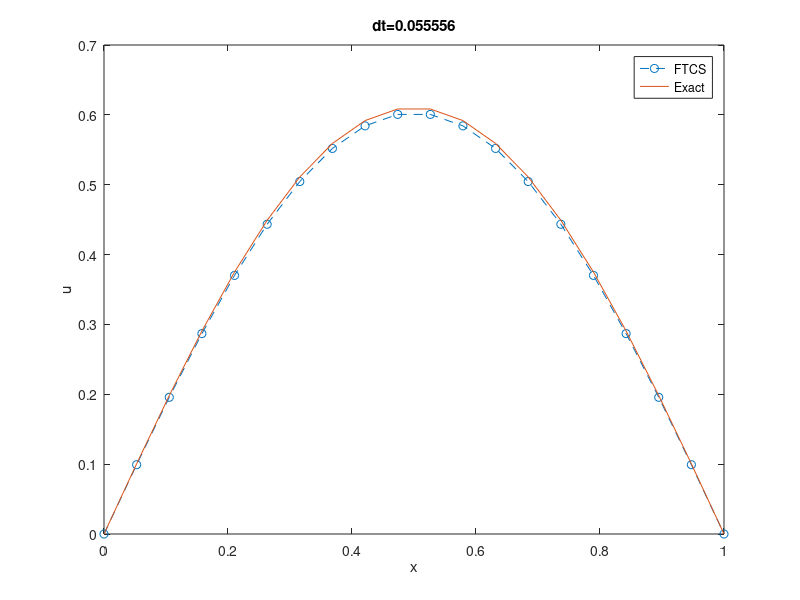

The MATLAB script that drew this image:
function [errout,xo,to,Uo] = heat_eq_FTCS(nt,nx,alpha,L,tmax,errPlots)
%
% -----------------------------------------------------------------
% Solve 1D heat equation with the BTCS scheme
% -----------------------------------------------------------------
%
% Calling: 
% ---------
% heat_eq_FTCS(nt)
% heat_eq_FTCS(nt,nx)
% heat_eq_FTCS(nt,nx,alpha)
% heat_eq_FTCS(nt,nx,alpha,L)
% heat_eq_FTCS(nt,nx,alpha,L,tmax)
% heat_eq_FTCS(nt,nx,alpha,L,tmax,errPlots)
% err = heatFTCS(...)
% [err,x,t,U] = heatFTCS(...)
%
% Input:
% ---------
% nt       = number of steps. Default: nt = 10;
% nx       = number of mesh points in x direction. Default: nx=20
% alpha    = diffusivity. Default: alpha = 0.1
% L        = length of the domain. Default: L = 1;
% tmax     = maximum time for the simulation. Default: tmax = 0.5
% errPlots = flag (1 or 0) to control whether plots of the solution
%            and the error at the last time step are created.
%            Default: errPlots = 1 (make the plots)
%
% Output: 
% ---------
% err = L2 norm of error evaluated at the spatial nodes on last time step
% x   = location of finite difference nodes
% t   = values of time at which solution is obtained (time nodes)
% U   = matrix of solutions: U(:,j) is U(x) at t = t(j)
% ----------------------------------------------------------------

    if nargin<1, nt = 10; end
    if nargin<2, nx = 20; end
    if nargin<3, alpha = 0.1; end
    if nargin<4, L = 1; end
    if nargin<5, tmax = 0.5; end
    if nargin<6, errPlots=1; end

% --- Compute mesh spacing and time step

    dx = L/(nx-1);
    dt = tmax/(nt-1);
    r = alpha*dt/dx^2; r2 = 1 - 2*r;

% --- Create arrays to save data for export

    x = linspace(0,L,nx)';
    t = linspace(0,tmax,nt);
    U = zeros(nx,nt);

% --- Set IC and BC

    U(:,1) = sin(pi*x/L); % implies u0 = 0; uL = 0;
    u0 = 0; uL = 0; % needed to apply BC inside time step loop

% --- Loop over time steps

    for m=2:nt
        for i=2:nx-1
            U(i,m) = r*U(i-1,m-1) + r2*U(i,m-1) + r*U(i+1,m-1);
        end
    end

% --- Compare with exact solution at end of simulation

    ue = sin(pi*x/L)*exp(-t(nt)*alpha*(pi/L)^2);
    err = norm(U(:,nt)-ue);

% --- Set values of optional output variables

    if nargout>0, errout = err; end
    if nargout>1, xo = x; to = t; Uo = U; end

    fprintf('\tdt, dx, r , err= %12.3e %12.3e %8.3f %12.3e\n',dt,dx,r,err);
% --- Plot error in solution at the last time step

    if ~errPlots, return; end
    fprintf('\nNorm of error = %12.3e at t = %8.3f\n',err,t(nt));
    fprintf('\tdt, dx, r = %12.3e %12.3e %8.3f\n',dt,dx,r);
    figure; plot(x,U(:,nt),'o--',x,ue,'-'); xlabel('x'); ylabel('u');
    title(['dt=' num2str(dt)]);
    legend('FTCS','Exact');
%    figure; plot(x,U(:,nt)-ue,'o--'); xlabel('x'); ylabel('u - u_e');
